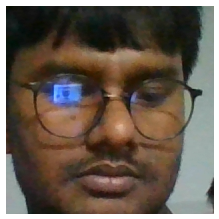
#> input picture Internship basic python/face.png, 219 x 219 px, given in place of the camera
$ jupyter execute --allow-errors 'camera detection project.ipynb'
#> lines starting #> are read from the running program, lines starting #| are printed output that depends on the picture; after the words box and inside, x2 and y2 are one past the last pixel; in counts of white or black regions, pixels touching at a corner belong together
[cell 1]
# Image Aquire
# Color Plane Extraction & Gray Conversion
# Image Subtraction to fetch specific color
# Thresholding to convert to BW - CRITICAL
# Area/ Region of Interest (ROI) - CRITICAL
       # Dilation/Erosion/Opening/Closing (combinations)
       # Noise Removal/Holes Filling
# Find the Reagion Properties
          #Label the Image
          # Regionprops (bounding Box) (y1, x1, y2, x2)
# Draw the rectangle over Original Image based on bbox
# ord function is use to find ascii value

[cell 2]
# Live Image Capturing
import numpy as np
import cv2, skimage as ski
vid = cv2.VideoCapture(0)
while True:
     ack , img = vid.read()
#> img is the input picture: shape (219, 219, 3); mean B, G, R 82.3, 93.8, 105.9
     if ack:
          th,  red_bw = cv2.threshold(
               cv2.subtract(
                    img[:,:,-3], cv2.cvtColor(img, cv2.COLOR_BGR2GRAY)
               ), 60, 255, cv2.THRESH_BINARY
          )
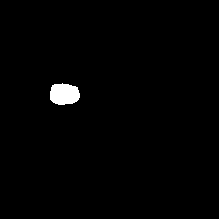
#> red_bw: shape (219, 219); 1.1% white; 1 white region, box (x1, y1, x2, y2) and area: (50, 83, 80, 105) 534
          strel = cv2.getStructuringElement(cv2.MORPH_RECT, (20,20))
          red_bw = cv2.morphologyEx(
                 red_bw, cv2.MORPH_CLOSE, strel, iterations= 1
           )
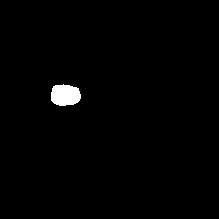
#> red_bw: shape (219, 219); 1.1% white; 1 white region
          red_bw = ski.morphology.remove_small_objects(
                                                       # To fill the holes then
                                                       # use holes on the place of objects
               red_bw.astype(bool), 300
          ).astype('uint8') * 255

          rps = ski.measure.regionprops(
               ski.measure.label(red_bw.astype(bool))
          )
#> rps = 1 regions; box (x1, y1, x2, y2) and area: (51, 84, 81, 106) 534

          count = len(rps)
#> count = 1
          img_copy = img.copy()
          cv2.putText(img_copy, str(count),
                      (150,150),
                      cv2.FONT_HERSHEY_PLAIN,
                      10,(0,0,255),10)
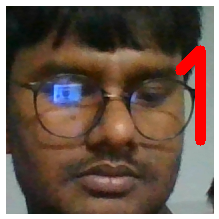
#> img_copy: shape (219, 219, 3); 2.84% of pixels changed, all inside (x1, y1, x2, y2) = (175, 45, 206, 146)
          for rp in rps:
               y1, x1, y2, x2 = rp.bbox
               cv2.rectangle(img_copy,
                             (x1, y1)
                             ,(x2, y2),
                             (255,0,0),
                             thickness= 5)
#> this loop made 1 pass
#> (y1, x1, y2, x2) on pass 1: (84, 51, 106, 81)
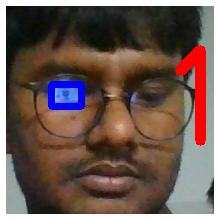
#> img_copy: shape (219, 219, 3); 1.48% of pixels changed, all inside (x1, y1, x2, y2) = (48, 81, 85, 110)
          cv2.imshow('Preview', img_copy)
          key = cv2.waitKey(1)
#> (key x is pressed here)
          if key == ord('x'):
               break
cv2.destroyAllWindows(); cv2.waitKey(1)
vid.release()

[cell 3]
# Face Detection -- Viola Jones algo (Haarcascade features)
import cv2
fd = cv2.CascadeClassifier(
     # It will tell the path
     cv2.data.haarcascades + 'haarcascade_frontalface_default.xml')
vid = cv2.VideoCapture(0)
while True:
     ack , img = vid.read()
     if ack:
          faces = fd.detectMultiScale(img,1.2,10)
#> faces = [[20, 16, 187, 187]]
          for x, y,w, h in faces:
               cv2.rectangle(img,(x,y),
                             (x+w, y+h),
                             (255,255,255)
                             , 10)
#> this loop made 1 pass
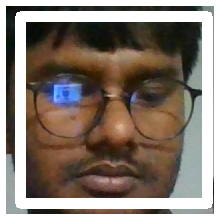
#> img: shape (219, 219, 3); 17.07% of pixels changed, all inside (x1, y1, x2, y2) = (15, 11, 213, 209)


          cv2.imshow('Preview', img)
          key = cv2.waitKey(1)
#> (key x is pressed here)
          if key == ord('x'):
               break
cv2.destroyAllWindows(); cv2.waitKey(1)
vid.release()

[cell 4]
# Face Detection and Face Images to save -- Viola Jones algo (Haarcascade features)
import cv2
fd = cv2.CascadeClassifier(
     # It will tell the path
     cv2.data.haarcascades + 'haarcascade_frontalface_default.xml')
vid = cv2.VideoCapture(0)
counter = 0
while True:
     ack , img = vid.read()
     if ack:
          faces = fd.detectMultiScale(img,1.2,10)
          if len(faces) == 1:
               counter +=1
               for x, y,w, h in faces:
                    cv2.rectangle(img,(x,y),
                                  (x+w, y+h),
                            (255,255,255), 10)
                    face_img = img[y:y+h, x:x+w, :].copy()
                    cv2.imwrite(r'C:\Users\mk744\Downloads\Internship basic python\Faces\Maruf\Face_{0}.png'.format(counter),
                                face_img)
#> this loop made 1 pass
#> pass 1, `face_img = img[y:y+h, x:x+w, :].copy()`:
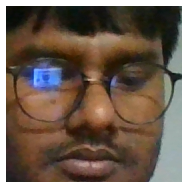
#> face_img: shape (187, 187, 3); mean B, G, R 82.6, 95.6, 112.1


          cv2.imshow('Preview', img)
          key = cv2.waitKey(1)
#> (key x is pressed here)
#> (reads Internship basic python/features.csv from the repository)
#> `faces=fd.detectMultiScale(img,1.2,10,minSize=(150,150))`: faces = [[18, 13, 190, 190]]
#> `x,y,w,h = faces[0]`: x = 18; y = 13; w = 190
#> `face_img = img[y:y+h, x:x+w , :].copy()`:
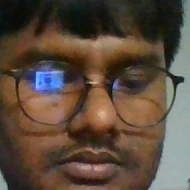
#> face_img: shape (190, 190, 3); mean B, G, R 61.5, 75.3, 91.4
          if key == ord('x'):
               break
cv2.destroyAllWindows(); cv2.waitKey(1)
vid.release()

[cell 5]
#Face underscore recognition
import cv2
import face_recognition as fr
import pandas as pd
import numpy as np
fname='features.csv'
#> (the rest of this cell did not finish here and is left out)
